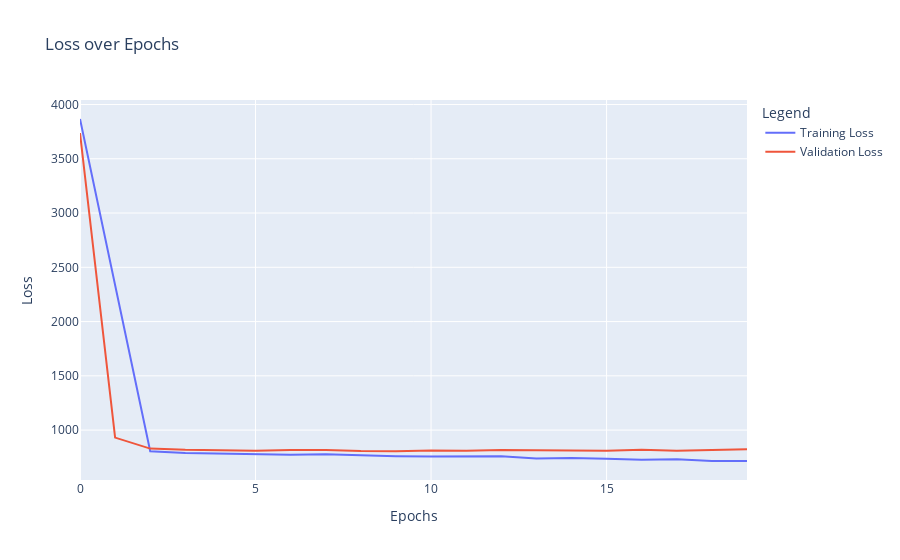

The notebook cell saved with this chart:
### Code cell
# Creating a line plot for training and validation loss using Plotly
fig = go.Figure()
fig.add_trace(go.Scatter(x=list(range(len(history.history['loss']))), 
                         y=history.history['loss'], 
                         mode='lines',
                         name='Training Loss'))
fig.add_trace(go.Scatter(x=list(range(len(history.history['val_loss']))), 
                         y=history.history['val_loss'], 
                         mode='lines',
                         name='Validation Loss'))

# Updating the layout of the plot
fig.update_layout(title='Loss over Epochs',
                  xaxis_title='Epochs',
                  yaxis_title='Loss',
                  legend_title='Legend')

# Display the plot
fig.show()

### Figure 1 — Plotly figure (JSON) as saved in the notebook; plotly's stock layout.template omitted (floating-point values rounded to 4 significant figures)
{"data": [{"mode": "lines", "name": "Training Loss", "type": "scatter", "x": [0, 1, 2, 3, 4, 5, 6, 7, 8, 9, 10, 11, 12, 13, 14, 15, 16, 17, 18, 19], "y": [3866.0, 2338.0, 805.6, 789.8, 784.5, 772.3, 771.8, 778.2, 768.3, 759.9, 755.8, 753.9, 758.6, 739.3, 742.4, 735.0, 727.0, 732.1, 715.6, 715.3]}, {"mode": "lines", "name": "Validation Loss", "type": "scatter", "x": [0, 1, 2, 3, 4, 5, 6, 7, 8, 9, 10, 11, 12, 13, 14, 15, 16, 17, 18, 19], "y": [3736.0, 931.1, 829.5, 818.0, 813.6, 810.2, 816.0, 817.0, 807.0, 805.3, 812.4, 809.4, 815.6, 811.3, 812.5, 809.8, 819.6, 810.3, 814.7, 822.8]}], "layout": {"legend": {"title": {"text": "Legend"}}, "title": {"text": "Loss over Epochs"}, "xaxis": {"title": {"text": "Epochs"}}, "yaxis": {"title": {"text": "Loss"}}}}
